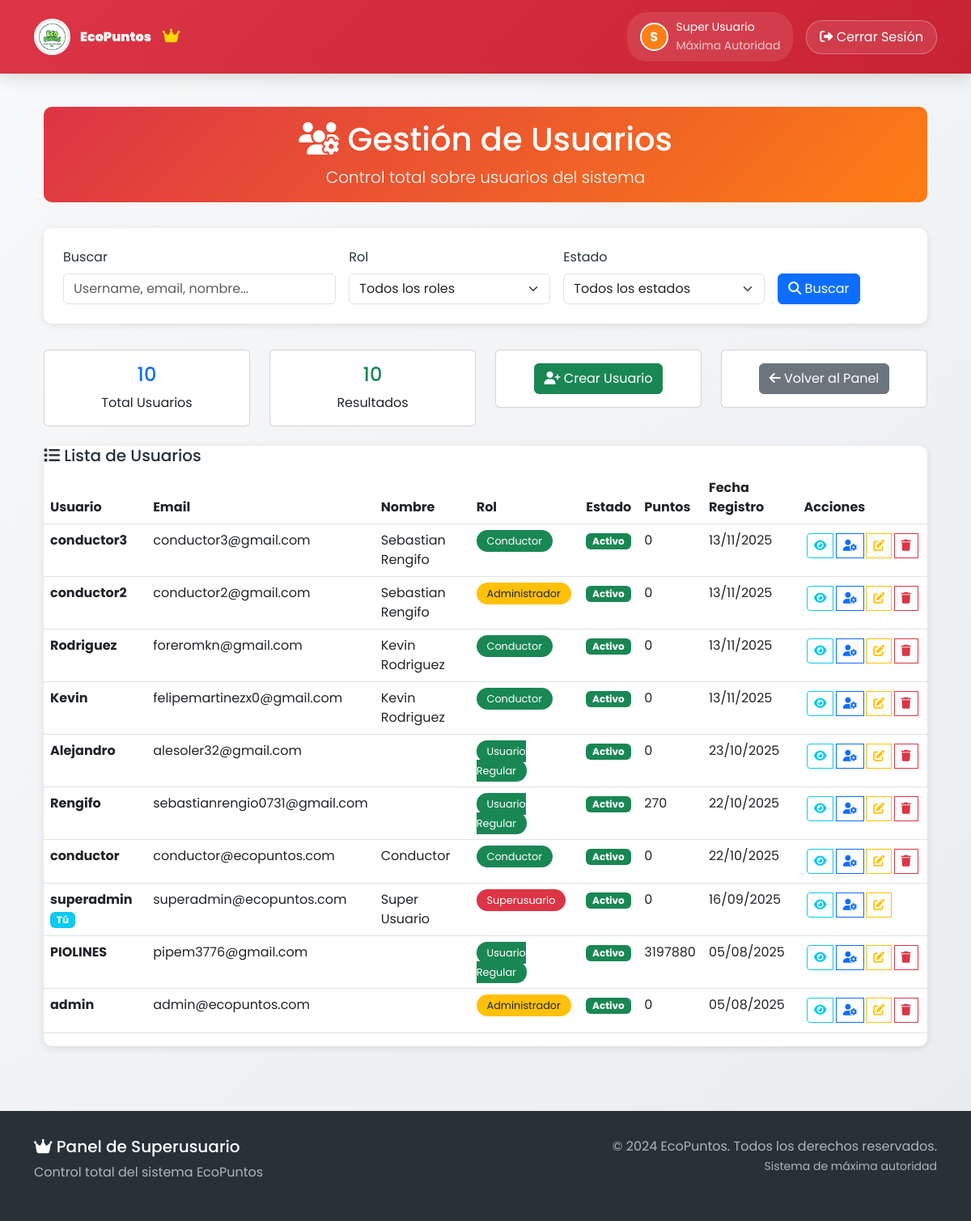
The page /superuser/usuarios/ (signed in) on the database its author committed.
### core/models.py (models this page shows, shortened)
class Usuario(AbstractUser):
    ROLES = (
        ('superuser', 'Superusuario'),
        ('admin', 'Administrador'),
        ('conductor', 'Conductor'),
        ('user', 'Usuario Regular'),
    )
    LEVELS = (
        ('guardian_verde', 'Guardián Verde'),
        ('defensor_planeta', 'Defensor del Planeta'),
        ('heroe_eco', 'Héroe Eco'),
        ('embajador_ambiental', 'Embajador Ambiental'),
        ('leyenda_sustentable', 'Leyenda Sustentable'),
    )
    role = models.CharField(max_length=10, choices=ROLES, default='user')
    level = models.CharField(max_length=25, choices=LEVELS, default='guardian_verde')
    puntos = models.IntegerField(default=0)
    puntos_juego = models.IntegerField(default=0)  # Puntos acumulados en juegos de plásticos
    puntos_juego_vidrios = models.IntegerField(default=0)  # Puntos acumulados en juegos de vidrios
    puntos_juego_papel = models.IntegerField(default=0)  # Puntos acumulados en el juego de papel y cartón
    puntos_juego_metales = models.IntegerField(default=0)  # Puntos acumulados en el juego de metales
    telefono = models.CharField(max_length=20, blank=True, null=True)
    direccion = models.CharField(max_length=255, blank=True, null=True)
    fecha_registro = models.DateTimeField(auto_now_add=True)
    password_reset_token = models.CharField(max_length=100, blank=True, null=True)
    password_reset_expires = models.DateTimeField(null=True, blank=True)
    testimonio = models.TextField("Testimonio", blank=True, null=True)
    notificaciones_email = models.BooleanField(default=True)
    notificaciones_push = models.BooleanField(default=False)
    perfil_publico = models.BooleanField(default=True)
    mostrar_puntos = models.BooleanField(default=True)
    foto_perfil = models.ImageField(upload_to='fotos_perfil/', null=True, blank=True)
    suspended = models.BooleanField(default=False, help_text="Usuario suspendido permanentemente")
    terminos_aceptados = models.BooleanField(default=False, help_text="Usuario ha aceptado los términos y condiciones")
    fecha_aceptacion_terminos = models.DateTimeField(null=True, blank=True, help_text="Fecha cuando aceptó los términos")
    email_verificado = models.BooleanField(default=False, help_text="Email verificado con código 2FA")
    codigo_verificacion = models.CharField(max_length=6, blank=True, null=True, help_text="Código de verificación 2FA")
    codigo_verificacion_expira = models.DateTimeField(null=True, blank=True, help_text="Expiración del código 2FA")
    intentos_verificacion = models.IntegerField(default=0, help_text="Intentos fallidos de verificación")
    verificacion_bloqueada_hasta = models.DateTimeField(null=True, blank=True, help_text="Bloqueo temporal por intentos fallidos")
    email = models.EmailField(unique=True)
    class Meta:
        verbose_name = 'Usuario'
        verbose_name_plural = 'Usuarios'

### core/views_superuser.py (the view, shortened to what this page needs)
# urls.py: path('superuser/usuarios/', views_superuser.gestion_usuarios_superuser, name='gestion_usuarios_superuser'),
@require_superuser
def gestion_usuarios_superuser(request):
    search = request.GET.get('search', '')
    role_filter = request.GET.get('role', '')
    status_filter = request.GET.get('status', '')
    users = Usuario.objects.all()
    if role_filter:
        users = users.filter(role=role_filter)
    if status_filter == 'active':
        users = users.filter(is_active=True, suspended=False)
    elif status_filter == 'inactive':
        users = users.filter(is_active=False)
    elif status_filter == 'suspended':
        users = users.filter(suspended=True)
    users = users.order_by('-fecha_registro')
    paginator = Paginator(users, 20)
    page = request.GET.get('page')
    users = paginator.get_page(page)
    context = {
        'users': users,
        'search': search,
        'role_filter': role_filter,
        'status_filter': status_filter,
        'total_users': Usuario.objects.count(),
        'roles': Usuario.ROLES,
    }
    return render(request, 'core/superuser/gestion_usuarios.html', context)

### core/templates/core/superuser/gestion_usuarios.html (shortened to what this page needs)
{% extends 'core/superuser/base_superuser.html' %}
{% load static %}
{% block content %}
<div class="container-fluid">
    <div class="superuser-header text-center">
        <div class="container">
            <h1><i class="fas fa-users-cog"></i> Gestión de Usuarios</h1>
            <p class="lead mb-0">Control total sobre usuarios del sistema</p>
        </div>
    </div>
    <div class="filter-card">
        <form method="GET" class="row g-3">
            <div class="col-md-4">
                <label for="search" class="form-label">Buscar</label>
                <input type="text" class="form-control" id="search" name="search"
                       value="{{ search }}" placeholder="Username, email, nombre...">
            </div>
            <div class="col-md-3">
                <label for="role" class="form-label">Rol</label>
                <select class="form-select" id="role" name="role">
                    <option value="">Todos los roles</option>
                </select>
            </div>
            <div class="col-md-3">
                <label for="status" class="form-label">Estado</label>
                <select class="form-select" id="status" name="status">
                    <option value="">Todos los estados</option>
                </select>
            </div>
            <div class="col-md-2">
                <label class="form-label">&nbsp;</label>
                <div>
                    <button type="submit" class="btn btn-primary">
                        <i class="fas fa-search"></i> Buscar
                    </button>
                </div>
            </div>
        </form>
    </div>
    <div class="row mb-4">
        <div class="col-md-3">
            <div class="card text-center">
                <div class="card-body">
                    <h4 class="text-primary">{{ total_users }}</h4>
                    <p class="mb-0">Total Usuarios</p>
                </div>
            </div>
        </div>
        <div class="col-md-3">
            <div class="card text-center">
                <div class="card-body">
                    <h4 class="text-success">{{ users.paginator.count }}</h4>
                    <p class="mb-0">Resultados</p>
                </div>
            </div>
        </div>
        <div class="col-md-3">
            <div class="card text-center">
                <div class="card-body">
                    <button class="btn btn-success" onclick="crearUsuarioModal()">
                        <i class="fas fa-user-plus"></i> Crear Usuario
                    </button>
                </div>
            </div>
        </div>
        <div class="col-md-3">
            <div class="card text-center">
                <div class="card-body">
                    <a href="{% url 'panel_superuser' %}" class="btn btn-secondary">
                        <i class="fas fa-arrow-left"></i> Volver al Panel
                    </a>
                </div>
            </div>
        </div>
    </div>
    <div class="user-card">
        <div class="card-header">
            <h5><i class="fas fa-list"></i> Lista de Usuarios</h5>
        </div>
        <div class="card-body">
            {% if users %}
                <div class="table-responsive">
                    <table class="table table-hover">
                        <thead>
                            <tr>
                                <th>Usuario</th>
                                <th>Email</th>
                                <th>Nombre</th>
                                <th>Rol</th>
                                <th>Estado</th>
                                <th>Puntos</th>
                                <th>Fecha Registro</th>
                                <th>Acciones</th>
                            </tr>
                        </thead>
                        <tbody>
                            {% for user_item in users %}
                            <tr>
                                <td>
                                    <strong>{{ user_item.username }}</strong>
                                    {% if user_item == user %}
                                        <span class="badge bg-info">Tú</span>
                                    {% endif %}
                                </td>
                                <td>{{ user_item.email }}</td>
                                <td>{{ user_item.first_name }} {{ user_item.last_name }}</td>
                                <td>
                                    <span class="role-badge
                                        {% if user_item.role == 'superuser' %}bg-danger text-white
                                        {% elif user_item.role == 'admin' %}bg-warning text-dark
                                        {% else %}bg-success text-white{% endif %}">
                                        {{ user_item.get_role_display }}
                                    </span>
                                </td>
                                <td>
                                    {% if user_item.suspended %}
                                        <span class="badge bg-danger">Suspendido</span>
                                    {% elif user_item.is_active %}
                                        <span class="badge bg-success">Activo</span>
                                    {% else %}
                                        <span class="badge bg-secondary">Inactivo</span>
                                    {% endif %}
                                </td>
                                <td>{{ user_item.puntos }}</td>
                                <td>{{ user_item.fecha_registro|date:"d/m/Y" }}</td>
                                <td>
                                    <div class="btn-group" role="group">
                                        <button class="btn btn-sm btn-outline-info action-btn"
                                                onclick="verDetallesUsuario({{ user_item.id }})">
                                            <i class="fas fa-eye"></i>
                                        </button>
                                        <button class="btn btn-sm btn-outline-primary action-btn"
                                                onclick="cambiarRolModal({{ user_item.id }}, '{{ user_item.username }}', '{{ user_item.role }}')">
                                            <i class="fas fa-user-cog"></i>
                                        </button>
                                        <button class="btn btn-sm btn-outline-warning action-btn"
                                                onclick="editarUsuario({{ user_item.id }})">
                                            <i class="fas fa-edit"></i>
                                        </button>
                                        {% if user_item != user %}
                                        <button class="btn btn-sm btn-outline-danger action-btn"
                                                onclick="eliminarUsuario({{ user_item.id }}, '{{ user_item.username }}')">
                                            <i class="fas fa-trash"></i>
                                        </button>
                                        {% endif %}
                                    </div>
                                </td>
                            </tr>
                            {% endfor %}
                        </tbody>
                    </table>
                </div>
            {% else %}
                <div class="text-center py-5">
                    <i class="fas fa-users fa-3x text-muted mb-3"></i>
                    <h5>No se encontraron usuarios</h5>
                    <p class="text-muted">Ajusta los filtros o crea un nuevo usuario</p>
                </div>
            {% endif %}
        </div>
    </div>
</div>
{% endblock %}

### core/templates/core/superuser/base_superuser.html (shortened to what this page needs)
{% load static %}
<!DOCTYPE html>
<html lang="es">
<head>
  <link href="https://cdn.jsdelivr.net/npm/bootstrap@5.3.0-alpha1/dist/css/bootstrap.min.css" rel="stylesheet">
  <link rel="stylesheet" href="https://cdnjs.cloudflare.com/ajax/libs/font-awesome/6.4.0/css/all.min.css">
  <link rel="stylesheet" href="https://cdnjs.cloudflare.com/ajax/libs/animate.css/4.1.1/animate.min.css">
</head>
<body>
  <nav class="navbar navbar-expand-lg navbar-superuser">
    <div class="container">
      <a class="navbar-brand-superuser" href="{% url 'panel_superuser' %}">
        <img src="{% static 'core/img/eco.jpg' %}" alt="Logo" class="logo-superuser">
        <div>
          <strong>EcoPuntos</strong>
          <i class="fas fa-crown superuser-crown"></i>
        </div>
      </a>
      <div class="d-flex align-items-center gap-3">
        {% if user.is_authenticated %}
          <div class="user-profile-superuser">
            {% if user.foto_perfil %}
              <img src="{{ user.foto_perfil.url }}?v={{ user.last_login|date:'U'|default:'0' }}" alt="Foto de Perfil" class="user-avatar-superuser">
            {% else %}
              <div class="user-avatar-superuser avatar-nav-superuser">
                {{ user.first_name|first|upper|default:user.username|first|upper }}
              </div>
            {% endif %}
            <div class="d-none d-md-block">
              <small class="d-block">{{ user.get_full_name|default:user.username }}</small>
              <small class="text-light opacity-75">Máxima Autoridad</small>
            </div>
          </div>
          <a href="#" class="btn btn-logout-superuser" data-bs-toggle="modal" data-bs-target="#logoutModal">
            <i class="fas fa-sign-out-alt"></i>
            <span class="d-none d-md-inline"> Cerrar Sesión</span>
          </a>
        {% endif %}
      </div>
    </div>
  </nav>
  <main class="main-content">
    <div class="container">
      {% block content %}{% endblock %}
    </div>
  </main>
  <footer class="footer-superuser">
    <div class="container">
      <div class="row">
        <div class="col-md-6">
          <h5><i class="fas fa-crown"></i> Panel de Superusuario</h5>
          <p class="text-muted">Control total del sistema EcoPuntos</p>
        </div>
        <div class="col-md-6 text-md-end">
          <p class="text-muted mb-0">© 2024 EcoPuntos. Todos los derechos reservados.</p>
          <small class="text-muted">Sistema de máxima autoridad</small>
        </div>
      </div>
    </div>
  </footer>
</body>
</html>

### rows shown on the page
Usuario: first_name|first "S", get_full_name "Super Usuario", username "superadmin", shows "Tú", email "superadmin@ecopuntos.com", first_name "Super", last_name "Usuario", role "Superusuario", suspended "Activo", puntos "0", fecha_registro "16/09/2025"
Usuario: username "conductor3", email "conductor3@gmail.com", first_name "Sebastian", last_name "Rengifo", role "Conductor", suspended "Activo", puntos "0", fecha_registro "13/11/2025"
Usuario: username "conductor2", email "conductor2@gmail.com", first_name "Sebastian", last_name "Rengifo", role "Administrador", suspended "Activo", puntos "0", fecha_registro "13/11/2025"
Usuario: username "Rodriguez", email "foreromkn@gmail.com", first_name "Kevin", last_name "Rodriguez", role "Conductor", suspended "Activo", puntos "0", fecha_registro "13/11/2025"
Usuario: username "Kevin", email "felipemartinezx0@gmail.com", first_name "Kevin", last_name "Rodriguez", role "Conductor", suspended "Activo", puntos "0", fecha_registro "13/11/2025"
Usuario: username "Alejandro", email "alesoler32@gmail.com", role "Usuario Regular", suspended "Activo", puntos "0", fecha_registro "23/10/2025"
Usuario: username "Rengifo", email "sebastianrengio0731@gmail.com", role "Usuario Regular", suspended "Activo", puntos "270", fecha_registro "22/10/2025"
Usuario: username "conductor", email "conductor@ecopuntos.com", first_name "Conductor", role "Conductor", suspended "Activo", puntos "0", fecha_registro "22/10/2025"
Usuario: username "PIOLINES", email "pipem3776@gmail.com", role "Usuario Regular", suspended "Activo", puntos "3197880", fecha_registro "05/08/2025"
Usuario: username "admin", email "admin@ecopuntos.com", role "Administrador", suspended "Activo", puntos "0", fecha_registro "05/08/2025"

### other values the page prints
{{ total_users }} "10"
{{ users.paginator.count }} "10"
